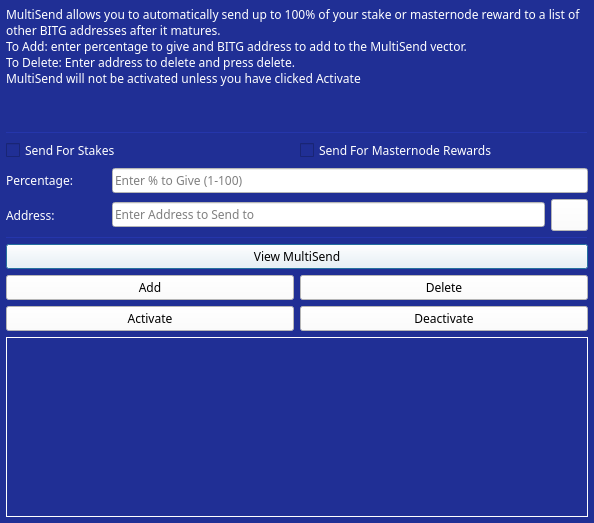
<?xml version="1.0" encoding="UTF-8"?>
<ui version="4.0">
 <class>MultiSendDialog</class>
 <widget class="QDialog" name="MultiSendDialog">
  <property name="windowModality">
   <enum>Qt::NonModal</enum>
  </property>
  <property name="geometry">
   <rect>
    <x>0</x>
    <y>0</y>
    <width>594</width>
    <height>523</height>
   </rect>
  </property>
  <property name="font">
   <font>
    <family>Dosis</family>
   </font>
  </property>
  <property name="windowTitle">
   <string>MultiSend</string>
  </property>
  <property name="styleSheet">
   <string notr="true">background-color: rgb(32, 47, 149);
color: rgb(255, 255, 255);</string>
  </property>
  <layout class="QVBoxLayout" name="verticalLayout" stretch="0">
   <property name="leftMargin">
    <number>6</number>
   </property>
   <property name="topMargin">
    <number>6</number>
   </property>
   <property name="rightMargin">
    <number>6</number>
   </property>
   <property name="bottomMargin">
    <number>6</number>
   </property>
   <item>
    <layout class="QVBoxLayout" name="verticalLayout_Main" stretch="1,1,1,1,1,1">
     <item>
      <widget class="QLabel" name="label_2">
       <property name="lineWidth">
        <number>1</number>
       </property>
       <property name="text">
        <string>MultiSend allows you to automatically send up to 100% of your stake or masternode reward to a list of other BITG addresses after it matures.
To Add: enter percentage to give and BITG address to add to the MultiSend vector.
To Delete: Enter address to delete and press delete.
MultiSend will not be activated unless you have clicked Activate</string>
       </property>
       <property name="alignment">
        <set>Qt::AlignLeading|Qt::AlignLeft|Qt::AlignTop</set>
       </property>
       <property name="wordWrap">
        <bool>true</bool>
       </property>
      </widget>
     </item>
     <item>
      <widget class="Line" name="line">
       <property name="minimumSize">
        <size>
         <width>0</width>
         <height>1</height>
        </size>
       </property>
       <property name="maximumSize">
        <size>
         <width>16777215</width>
         <height>1</height>
        </size>
       </property>
       <property name="orientation">
        <enum>Qt::Horizontal</enum>
       </property>
      </widget>
     </item>
     <item>
      <layout class="QVBoxLayout" name="verticalLayout_Settings">
       <item>
        <layout class="QHBoxLayout" name="horizontalLayout">
         <item>
          <widget class="QCheckBox" name="multiSendStakeCheckBox">
           <property name="text">
            <string>Send For Stakes</string>
           </property>
          </widget>
         </item>
         <item>
          <widget class="QCheckBox" name="multiSendMasternodeCheckBox">
           <property name="text">
            <string>Send For Masternode Rewards</string>
           </property>
          </widget>
         </item>
        </layout>
       </item>
       <item>
        <layout class="QHBoxLayout" name="horizontalLayout_6">
         <item>
          <widget class="QLabel" name="label">
           <property name="minimumSize">
            <size>
             <width>100</width>
             <height>0</height>
            </size>
           </property>
           <property name="toolTip">
            <string>Percentage of stake to send</string>
           </property>
           <property name="text">
            <string>Percentage:</string>
           </property>
          </widget>
         </item>
         <item>
          <widget class="QLineEdit" name="multiSendPercentEdit">
           <property name="font">
            <font>
             <family>Dosis</family>
            </font>
           </property>
           <property name="toolTip">
            <string>Enter whole numbers 1 - 100</string>
           </property>
           <property name="styleSheet">
            <string notr="true">background-color: rgb(255, 255, 255);
color: rgb(0, 0, 0);</string>
           </property>
           <property name="placeholderText">
            <string>Enter % to Give (1-100)</string>
           </property>
          </widget>
         </item>
        </layout>
       </item>
       <item>
        <layout class="QHBoxLayout" name="horizontalLayout_7">
         <item>
          <widget class="QLabel" name="label_5">
           <property name="minimumSize">
            <size>
             <width>100</width>
             <height>0</height>
            </size>
           </property>
           <property name="toolTip">
            <string>Address to send portion of stake to</string>
           </property>
           <property name="text">
            <string>Address:</string>
           </property>
          </widget>
         </item>
         <item>
          <widget class="QLineEdit" name="multiSendAddressEdit">
           <property name="font">
            <font>
             <family>Dosis</family>
            </font>
           </property>
           <property name="toolTip">
            <string/>
           </property>
           <property name="styleSheet">
            <string notr="true">color: rgb(0, 0, 0);
background-color: rgb(255, 255, 255);</string>
           </property>
           <property name="placeholderText">
            <string>Enter Address to Send to</string>
           </property>
          </widget>
         </item>
         <item>
          <widget class="QPushButton" name="addressBookButton">
           <property name="maximumSize">
            <size>
             <width>16777215</width>
             <height>32</height>
            </size>
           </property>
           <property name="toolTip">
            <string>Choose an address from the address book</string>
           </property>
           <property name="styleSheet">
            <string notr="true">background-color: rgb(255, 255, 255);
color: rgb(0, 0, 0);</string>
           </property>
           <property name="text">
            <string/>
           </property>
           <property name="icon">
            <iconset>
             <normaloff>:/icons/address-book</normaloff>:/icons/address-book</iconset>
           </property>
           <property name="shortcut">
            <string>Alt+A</string>
           </property>
           <property name="autoDefault">
            <bool>false</bool>
           </property>
          </widget>
         </item>
        </layout>
       </item>
      </layout>
     </item>
     <item>
      <widget class="Line" name="line_2">
       <property name="minimumSize">
        <size>
         <width>0</width>
         <height>1</height>
        </size>
       </property>
       <property name="maximumSize">
        <size>
         <width>16777215</width>
         <height>1</height>
        </size>
       </property>
       <property name="orientation">
        <enum>Qt::Horizontal</enum>
       </property>
      </widget>
     </item>
     <item>
      <layout class="QVBoxLayout" name="verticalLayout_Buttons">
       <item>
        <layout class="QHBoxLayout" name="horizontalLayout_4">
         <item>
          <widget class="QPushButton" name="viewButton">
           <property name="font">
            <font>
             <family>Dosis</family>
            </font>
           </property>
           <property name="toolTip">
            <string/>
           </property>
           <property name="statusTip">
            <string>View MultiSend Vector</string>
           </property>
           <property name="styleSheet">
            <string notr="true">background-color: rgb(255, 255, 255);
color: rgb(0, 0, 0);</string>
           </property>
           <property name="text">
            <string>View MultiSend</string>
           </property>
          </widget>
         </item>
        </layout>
       </item>
       <item>
        <layout class="QHBoxLayout" name="horizontalLayout_2">
         <item>
          <widget class="QPushButton" name="addButton">
           <property name="font">
            <font>
             <family>Dosis</family>
            </font>
           </property>
           <property name="toolTip">
            <string/>
           </property>
           <property name="statusTip">
            <string>Add to MultiSend Vector</string>
           </property>
           <property name="styleSheet">
            <string notr="true">background-color: rgb(255, 255, 255);
color: rgb(0, 0, 0);</string>
           </property>
           <property name="text">
            <string>Add</string>
           </property>
          </widget>
         </item>
         <item>
          <widget class="QPushButton" name="deleteButton">
           <property name="font">
            <font>
             <family>Dosis</family>
            </font>
           </property>
           <property name="toolTip">
            <string/>
           </property>
           <property name="statusTip">
            <string>Delete Address From MultiSend Vector</string>
           </property>
           <property name="styleSheet">
            <string notr="true">background-color: rgb(255, 255, 255);
color: rgb(0, 0, 0);</string>
           </property>
           <property name="text">
            <string>Delete</string>
           </property>
          </widget>
         </item>
        </layout>
       </item>
       <item>
        <layout class="QHBoxLayout" name="horizontalLayout_5">
         <item>
          <widget class="QPushButton" name="activateButton">
           <property name="font">
            <font>
             <family>Dosis</family>
            </font>
           </property>
           <property name="statusTip">
            <string>Activate MultiSend</string>
           </property>
           <property name="styleSheet">
            <string notr="true">background-color: rgb(255, 255, 255);
color: rgb(0, 0, 0);</string>
           </property>
           <property name="text">
            <string>Activate</string>
           </property>
          </widget>
         </item>
         <item>
          <widget class="QPushButton" name="disableButton">
           <property name="font">
            <font>
             <family>Dosis</family>
            </font>
           </property>
           <property name="statusTip">
            <string>Deactivate MultiSend</string>
           </property>
           <property name="styleSheet">
            <string notr="true">color: rgb(0, 0, 0);
background-color: rgb(255, 255, 255);</string>
           </property>
           <property name="text">
            <string>Deactivate</string>
           </property>
          </widget>
         </item>
        </layout>
       </item>
      </layout>
     </item>
     <item>
      <widget class="QLabel" name="message">
       <property name="minimumSize">
        <size>
         <width>0</width>
         <height>180</height>
        </size>
       </property>
       <property name="styleSheet">
        <string notr="true">color: rgb(255, 255, 255);</string>
       </property>
       <property name="frameShape">
        <enum>QFrame::Panel</enum>
       </property>
       <property name="frameShadow">
        <enum>QFrame::Plain</enum>
       </property>
       <property name="lineWidth">
        <number>1</number>
       </property>
       <property name="midLineWidth">
        <number>1</number>
       </property>
       <property name="text">
        <string/>
       </property>
       <property name="alignment">
        <set>Qt::AlignLeading|Qt::AlignLeft|Qt::AlignTop</set>
       </property>
       <property name="wordWrap">
        <bool>true</bool>
       </property>
      </widget>
     </item>
    </layout>
   </item>
  </layout>
 </widget>
 <resources>
  <include location="../enchant.qrc"/>
 </resources>
 <connections/>
</ui>
